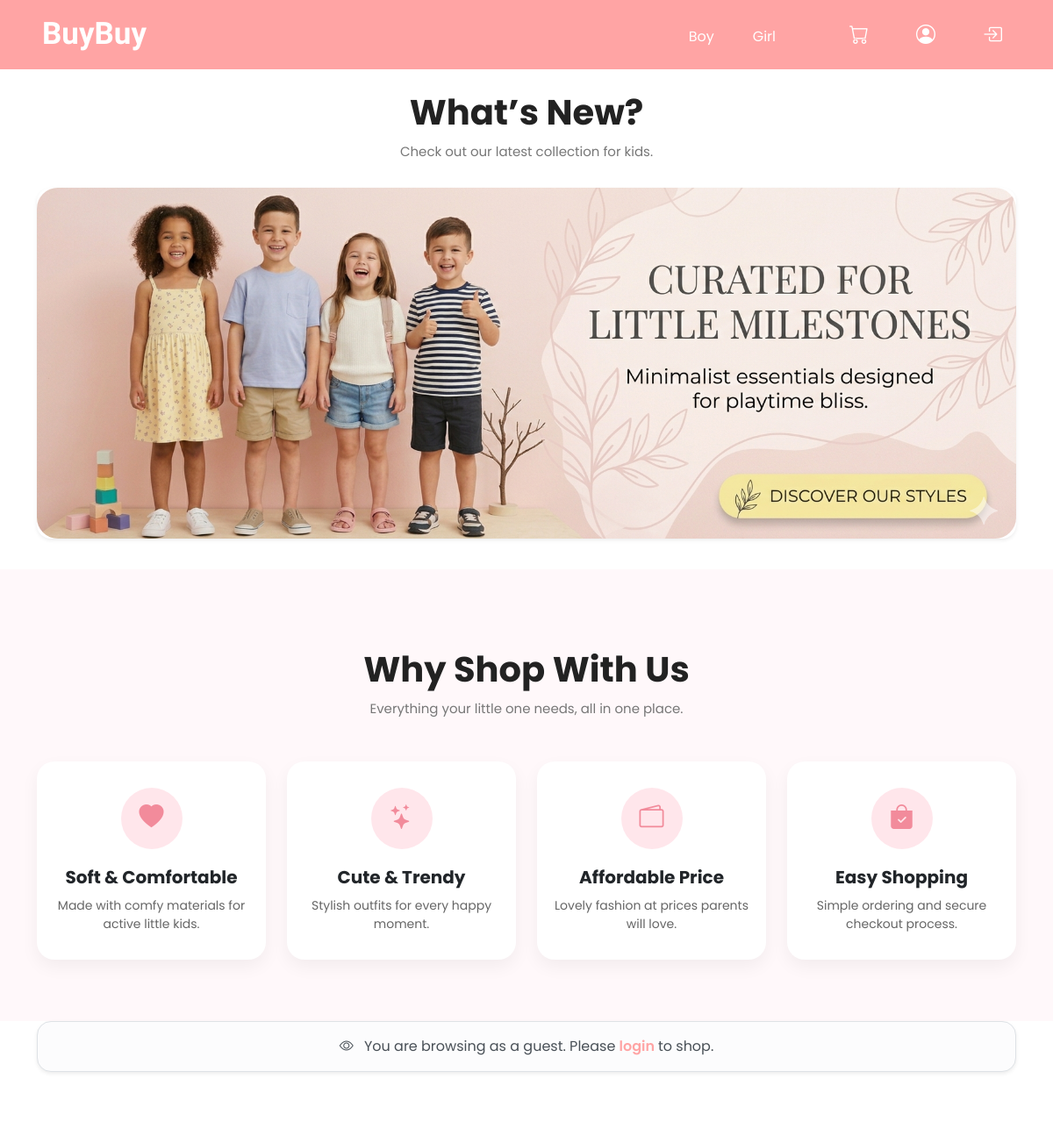
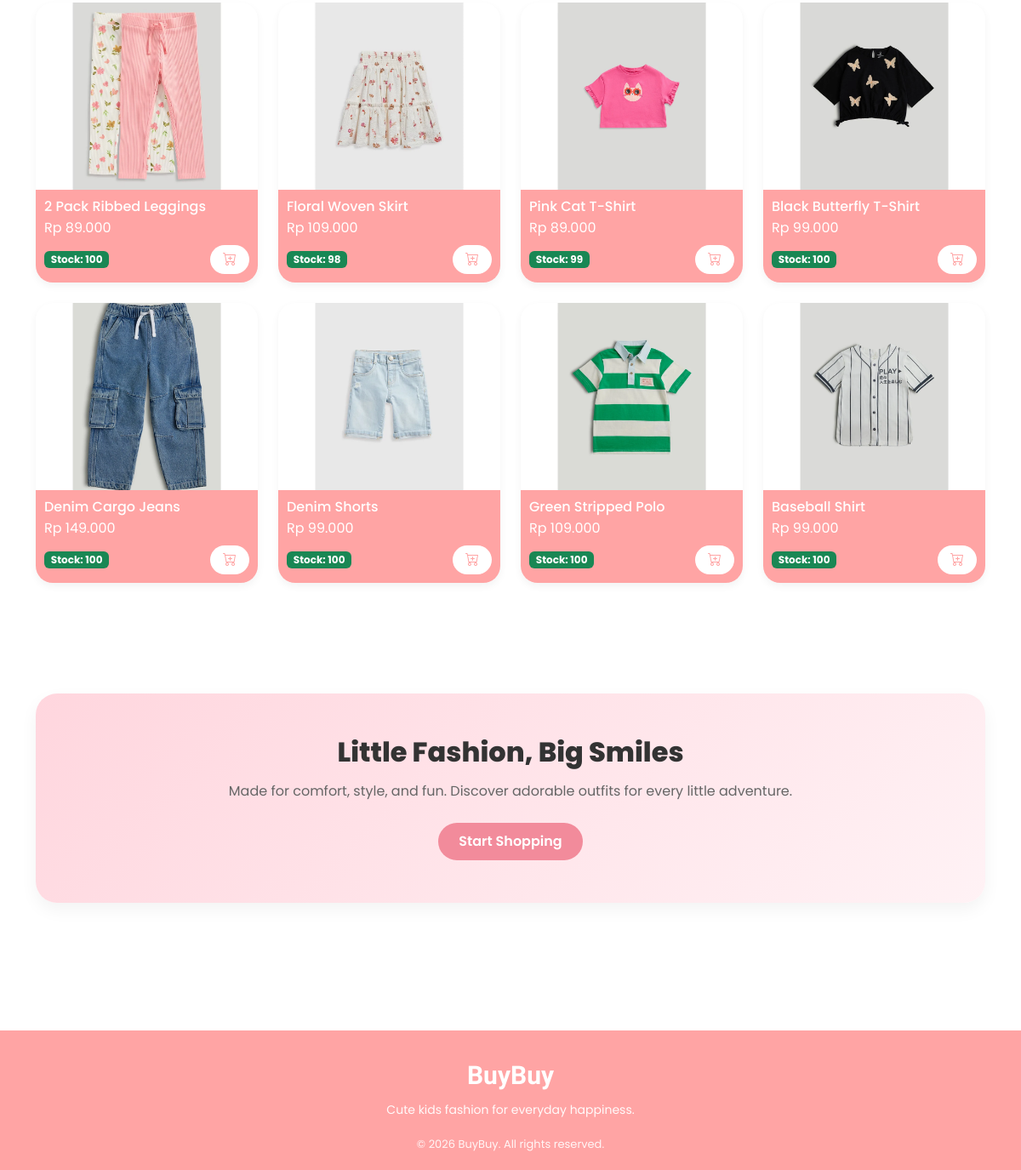
/customer/index.php, run on the app's committed database (2 pictures, top to bottom).
### tables this page shows
CREATE TABLE `products` (
  `id` int(11) NOT NULL AUTO_INCREMENT,
  `name` varchar(100) NOT NULL,
  `description` text DEFAULT NULL,
  `category` varchar(100) NOT NULL,
  `price` decimal(10,2) NOT NULL,
  `stock` int(11) NOT NULL,
  `image` varchar(255) NOT NULL,
  `created_at` timestamp NOT NULL DEFAULT current_timestamp(),
  PRIMARY KEY (`id`)
);

### customer/index.php (the view, shortened to what this page needs)
<?php
include '../config/database.php';
$is_login = isset($_SESSION['user_id']);
$category = $_GET['category'] ?? '';
if($category == 'boy' || $category == 'girl'){
    $products = mysqli_query($conn, "SELECT * FROM products WHERE category='$category' ORDER BY id DESC");
} else {
    $products = mysqli_query($conn, "SELECT * FROM products ORDER BY id DESC");
}
$cart_count = 0;
?>
<!DOCTYPE html>
<html lang="en">
<head>
<link href="https://cdn.jsdelivr.net/npm/bootstrap@5.3.2/dist/css/bootstrap.min.css" rel="stylesheet">
<link href="https://cdn.jsdelivr.net/npm/bootstrap-icons/font/bootstrap-icons.css" rel="stylesheet">
</head>
<body>
<nav class="navbar navbar-expand-lg px-5">
    <div class="d-flex w-100 align-items-center justify-content-between">
        <div class="d-flex align-items-center">
            <a class="navbar-brand" href="index.php">BuyBuy</a>
        </div>
        <div class="d-flex align-items-center gap-4">
            <a href="index.php?category=boy" class="nav-link">Boy</a>
            <a href="index.php?category=girl" class="nav-link">Girl</a>
            <?php if($is_login): ?>
                <a href="cart.php" class="nav-icon position-relative">
                    <i class="bi bi-cart"></i>
                    <?php if($cart_count > 0): ?>
                        <span class="cart-badge"><?= $cart_count ?></span>
                    <?php endif; ?>
                </a>
                <a href="profile.php" class="nav-icon">
                    <i class="bi bi-person-circle"></i>
                </a>
                <a href="../auth/logout.php" class="nav-icon" title="Logout">
                    <i class="bi bi-box-arrow-right"></i>
                </a>
            <?php else: ?>
                <a href="../auth/login-customer.php" class="nav-icon position-relative" title="Login to shop">
                    <i class="bi bi-cart"></i>
                </a>
                <a href="../auth/login-customer.php" class="nav-icon" title="Login first">
                    <i class="bi bi-person-circle"></i>
                </a>
                <a href="../auth/login-customer.php" class="nav-icon" title="Login">
                    <i class="bi bi-box-arrow-in-right"></i>
                </a>
            <?php endif; ?>
        </div>
    </div>
</nav>
<section class="hero-section">
    <div class="container">
        <div class="text-center hero-title-wrap">
            <h2 class="section-title">What’s New?</h2>
            <p class="section-subtitle">Check out our latest collection for kids.</p>
        </div>
        <div id="carouselExampleAutoplaying" class="carousel slide" data-bs-ride="carousel">
            <div class="carousel-inner rounded-4 overflow-hidden shadow-sm">
                <div class="carousel-item active">
                    <img src="../assets/uploads/carousel1.png" class="d-block w-100 hero-banner-img" alt="Banner 1">
                </div>
            </div>
        </div>
    </div>
</section>
<section class="section-space" style="background-color: #fff8fa;">
    <div class="container">
        <div class="text-center mb-5">
            <h2 class="section-title">Why Shop With Us</h2>
            <p class="section-subtitle">Everything your little one needs, all in one place.</p>
        </div>
        <div class="row g-4">
            <div class="col-md-3 col-sm-6">
                <div class="why-card">
                    <div class="why-icon">
                        <i class="bi bi-heart-fill"></i>
                    </div>
                    <h5>Soft & Comfortable</h5>
                    <p>Made with comfy materials for active little kids.</p>
                </div>
            </div>
            <div class="col-md-3 col-sm-6">
                <div class="why-card">
                    <div class="why-icon">
                        <i class="bi bi-stars"></i>
                    </div>
                    <h5>Cute & Trendy</h5>
                    <p>Stylish outfits for every happy moment.</p>
                </div>
            </div>
            <div class="col-md-3 col-sm-6">
                <div class="why-card">
                    <div class="why-icon">
                        <i class="bi bi-wallet2"></i>
                    </div>
                    <h5>Affordable Price</h5>
                    <p>Lovely fashion at prices parents will love.</p>
                </div>
            </div>
            <div class="col-md-3 col-sm-6">
                <div class="why-card">
                    <div class="why-icon">
                        <i class="bi bi-bag-check-fill"></i>
                    </div>
                    <h5>Easy Shopping</h5>
                    <p>Simple ordering and secure checkout process.</p>
                </div>
            </div>
        </div>
    </div>
</section>
<?php if(!$is_login): ?>
<div class="container mb-4">
    <div class="alert alert-light border text-center shadow-sm rounded-4">
        <i class="bi bi-eye me-2"></i>
        You are browsing as a guest. Please
        <a href="../auth/login-customer.php" class="fw-semibold text-decoration-none" style="color:#FFA4A4;">
            login
        </a>
        to shop.
    </div>
</div>
<?php endif; ?>
<section class="section-space-sm" id="products">
    <div class="container">
        <div class="row g-4">
            <?php while($row = mysqli_fetch_assoc($products)) : ?>
                <div class="col-6 col-md-4 col-lg-3">
                    <div class="product-card h-100"
                         onclick="window.location='product-detail.php?id=<?= $row['id'] ?>'">
                        <div class="product-image">
                            <?php if (!empty($row['image'])) : ?>
                                <img src="../assets/uploads/<?= $row['image'] ?>" alt="<?= $row['name'] ?>">
                            <?php else : ?>
                                <img src="../assets/uploads/no-image.png" alt="No Image">
                            <?php endif; ?>
                        </div>
                        <div class="product-info">
                            <h6 class="product-title mb-1"><?= $row['name'] ?></h6>
                            <p class="product-price mb-2">
                                Rp <?= number_format($row['price'], 0, ',', '.') ?>
                            </p>
                            <div class="d-flex justify-content-between align-items-center mt-auto">
                                <?php if ($row['stock'] <= 0): ?>
                                    <span class="badge bg-danger">Out Of Stock</span>
                                    <button class="add-cart-btn" disabled onclick="event.stopPropagation();">
                                        <i class="bi bi-cart-plus"></i>
                                    </button>
                                <?php else: ?>
                                    <span class="badge bg-success">
                                        Stock: <?= $row['stock'] ?>
                                    </span>
                                    <?php if ($is_login): ?>
                                        <form method="POST" action="../process/add-to-cart.php" class="m-0">
                                            <input type="hidden" name="product_id" value="<?= $row['id']; ?>">
                                            <button type="submit" class="add-cart-btn"
                                                onclick="event.stopPropagation();">
                                                <i class="bi bi-cart-plus"></i>
                                            </button>
                                        </form>
                                    <?php else: ?>
                                        <a href="../auth/login-customer.php"
                                           class="add-cart-btn text-decoration-none d-inline-flex justify-content-center align-items-center"
                                           onclick="event.stopPropagation();">
                                            <i class="bi bi-cart-plus"></i>
                                        </a>
                                    <?php endif; ?>
                                <?php endif; ?>
                            </div>
                        </div>
                    </div>
                </div>
            <?php endwhile; ?>
        </div>
    </div>
</section>
<section class="section-space">
    <div class="container">
        <div class="promo-banner">
            <h2>Little Fashion, Big Smiles</h2>
            <p>Made for comfort, style, and fun. Discover adorable outfits for every little adventure.</p>
            <a href="#products" class="btn btn-soft-pink">
                Start Shopping
            </a>
        </div>
    </div>
</section>
<footer class="footer">
    <div class="container text-center">
        <div class="footer-brand mb-2">BuyBuy</div>
        <p class="footer-text mb-3">Cute kids fashion for everyday happiness.</p>
        <div class="footer-bottom">
            © 2026 BuyBuy. All rights reserved.
        </div>
    </div>
</footer>
</body>
</html>

### customer/index.php (style rules this page uses)
body { font-family: 'Poppins', sans-serif; background:#ffff; }
.navbar { background:#FFA4A4; }
.navbar-brand { font-weight: 700; color: white !important; font-size: 35px; font-family: Simonetta; }
.nav-link { color: white !important; font-weight: 400; text-decoration: none; padding: 0 px; margin-top: 5px; margin-left: -20px; margin-right: 40px; }
.nav-icon { font-size: 22px; color: white; position: relative; margin-right: 10px; transition: 0.3s; }
.nav-icon { color:white !important; font-size:22px; margin-left:20px; transition:0.2s; }
.product-card { border-radius: 20px; overflow: hidden; background: white; box-shadow: 0 4px 10px rgba(0, 0, 0, 0.05); display: flex; flex-direction: column; transition: all 0.3s ease; cursor: pointer; }
.product-info { background: #FFA4A4; color: white; padding: 10px; margin: 0; }
.product-image { height: 220px; overflow: hidden; }
.product-image img { width: 100%; height: 100%; object-fit: cover; }
.add-cart-btn { background: white; color: #FFA4A4; border: none; border-radius: 20px; padding: 5px 15px; float: right; }
.carousel-item { transition: transform 0.8s ease-in-out, opacity 0.8s ease-in-out; }
.footer { background: #FFA4A4; color: white; margin-top: 80px; padding: 30px 0 20px; }
.footer-brand { font-family: Simonetta; font-size: 30px; font-weight: 700; }
.footer-text { font-size: 14px; opacity: 0.95; }
.footer-bottom { font-size: 13px; margin-top: 20px; opacity: 0.9; }
.why-card { background: #fff; border-radius: 20px; padding: 30px 20px; text-align: center; height: 100%; box-shadow: 0 8px 20px rgba(0,0,0,0.05); transition: 0.3s ease; }
.why-icon { width: 70px; height: 70px; background: #ffe6eb; color: #f28b9b; display: flex; align-items: center; justify-content: center; margin: 0 auto 20px; border-radius: 50%; font-size: 28px; }
.why-card h5 { font-weight: 700; margin-bottom: 10px; }
.why-card p { font-size: 14px; color: #666; margin-bottom: 0; }
.promo-banner { background: linear-gradient(135deg, #ffd6de, #fff2f5); border-radius: 25px; padding: 50px 30px; text-align: center; box-shadow: 0 8px 20px rgba(0,0,0,0.05); }
.promo-banner h2 { font-weight: 800; color: #333; margin-bottom: 15px; }
.promo-banner p { color: #666; font-size: 16px; margin-bottom: 25px; }
.btn-soft-pink { background-color: #f28b9b; color: white; border: none; border-radius: 50px; padding: 10px 24px; font-weight: 600; transition: 0.3s ease; }
.section-title { font-weight: 700; color: #222; }
.section-subtitle { color: #777; font-size: 15px; margin-bottom: 0; }
.section-space { padding-top: 60px; padding-bottom: 60px; }
.section-space-sm { padding-top: 40px; padding-bottom: 40px; }
.hero-section { padding-top: 35px; padding-bottom: 40px; }
.section-title { font-weight: 700; color: #222; margin-bottom: 10px; }
.hero-section { padding-top: 25px; padding-bottom: 35px; }
.hero-title-wrap { margin-bottom: 30px; }
.section-title { font-weight: 700; color: #222; margin-bottom: 10px; font-size: 2.5rem; }
.hero-banner-img { height: 400px; object-fit: cover; border-radius: 24px; }
.section-space { padding-top: 90px; padding-bottom: 70px; }
.section-space-sm { padding-top: 60px; padding-bottom: 40px; }

### data on the page
products: image (picture), name "2 Pack Ribbed Leggings", price "89.000", stock "100"
products: image (picture), name "Floral Woven Skirt", price "109.000", stock "98"
products: image (picture), name "Pink Cat T-Shirt", price "89.000", stock "99"
products: image (picture), name "Black Butterfly T-Shirt", price "99.000", stock "100"
products: image (picture), name "Denim Cargo Jeans", price "149.000", stock "100"
products: image (picture), name "Denim Shorts", price "99.000", stock "100"
products: image (picture), name "Green Stripped Polo", price "109.000", stock "100"
products: image (picture), name "Baseball Shirt", price "99.000", stock "100"
